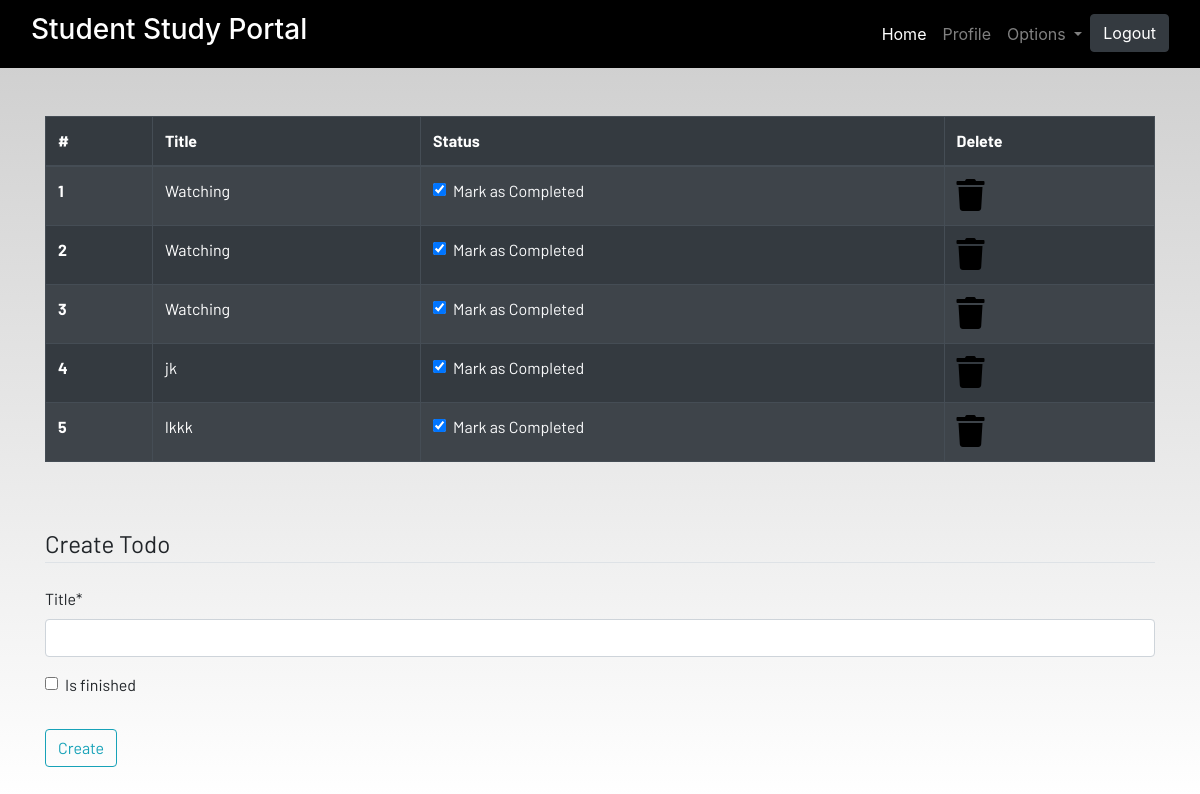
The app's page /todo (signed in) with its own data.
### dashboard/models.py (models this page shows, shortened)
class Todo(models.Model):
    user=models.ForeignKey(User,on_delete=models.CASCADE)
    title=models.CharField(max_length=100)
    is_finished=models.BooleanField(default=False)

### dashboard/views.py (the view)
# urls.py: path('todo',views.todo, name='todo'),
@login_required
def todo(request):
    if request.method=='POST':
        form=TodoForm(request.POST)
        if form.is_valid():
            try:
                finished=request.POST['is_finished']
                if finished=='on':
                    finished=True
                else:
                    finished=False
            except:
                finished=False
            todos=Todo(
                user=request.user,
                title=request.POST['title'],
                is_finished=finished
            )
            todos.save()
            messages.success(request,f"Todo Added from { request.user.username } !!")
    else:
        form=TodoForm()
    todo=Todo.objects.filter(user=request.user)
    if len(todo)==0:
        todos_done=True
    else:
        todos_done=False
    context={
        'form':form,
        'todos':todo,
        'todos_done':todos_done
    }
    return render(request,'dashboard/todo.html',context)

### dashboard/forms.py
class TodoForm(forms.ModelForm):
    class Meta:
        model=Todo
        fields=['title','is_finished']

### dashboard/templates/dashboard/todo.html (shortened to what this page needs)
{% extends 'dashboard/base.html' %}
{% load static %}
{% load crispy_forms_tags %}
{% block content %}
<div class="container">
    {% if not todos_done %}
    <table class="table table-striped table-bordered table-hover table-dark">
        <thead>
            <tr>
                <th scope="col">#</th>
                <th scope="col">Title</th>
                <th scope="col">Status</th>
                <th scope="col">Delete</th>
            </tr>
        </thead>
        <tbody>
            {% for todo in todos %}
            <tr>
                <th scope="row">{{forloop.counter}}</th>
                <td>{{todo.title}}</td>
                <td>
                    <a href="{% url 'update-todo' todo.id %}">
                        <div class="form-check">
                            {% if todo.is_finished == True %}
                            <input class="form-check-input" type="checkbox" value="" checked>
                            {% else %}
                            <input class="form-check-input" type="checkbox" value="">
                            {% endif %}
                            <label class="form-check-label text-light" for="flexCheckDefault">
                                Mark as Completed
                            </label>
                        </div>
                    </a>
                </td>
                <td><a href="{% url 'delete-todo' todo.id %}"><i class="fa fa-trash fa-2x"></i></a></td>
            </tr>
            {% endfor %}
        </tbody>
    </table>
    {% else %}
    <h4>All tasks have been done!! create to add more</h4>
{% endif %}
</div><br><br>
<div class="container">
    <form method="POST">
        <fieldset class="form-group">
            <legend class="border-bottom mb-4">Create Todo</legend>
            {{form|crispy}}
        </fieldset>
        <div class="form-group">
            <button href="" class="btn btn-outline-info" type="submit">
                Create
            </button>
        </div>
    </form>
</div>
{% endblock content %}

### static/css/main.css (style rules this page uses)
html { scroll-behavior: smooth; height: 100%; width: 100%; }
a { text-decoration: none !important; color: black; }
html, body { max-width: 100%; overflow-x: hidden; height: 100%; width: 100%; }
body { background: linear-gradient(rgba(0, 0, 0, 0.2), rgba(255, 255, 255, 0.5)); overflow-x: hidden; background-repeat: no-repeat; }
.fa { color: black; }

### records on screen
Todo: title "Watching"
Todo: title "Watching"
Todo: title "Watching"
Todo: title "jk"
Todo: title "lkkk"
